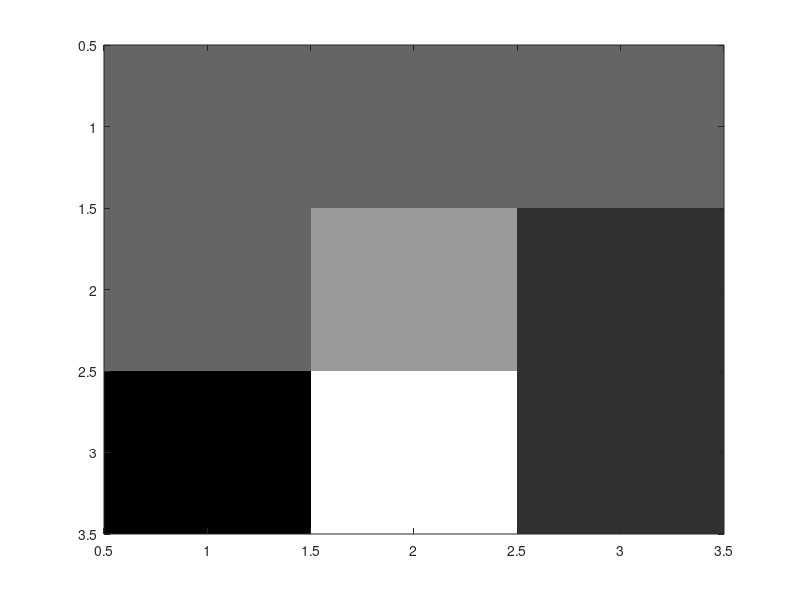

Recreate this plot in MATLAB.
%Confusion Matrix Removing Test Subject

load('ps7.mat')

%Feature Scaling (Central Moments)

dataSize = size(CM_dataA1,1);

meanNorm = bsxfun(@minus, CM_dataA1, mean(CM_dataA1)); 
DataCM(:,:,1)= bsxfun(@rdivide, meanNorm, range(CM_dataA1));

meanNorm = bsxfun(@minus, CM_dataA2, mean(CM_dataA2)); 
DataCM(:,:,2)= bsxfun(@rdivide, meanNorm, range(CM_dataA2));

meanNorm = bsxfun(@minus, CM_dataA3, mean(CM_dataA3)); 
DataCM(:,:,3)= bsxfun(@rdivide, meanNorm, range(CM_dataA3));

%Remove Test Subect 1 from all the three actions

D1= DataCM(4:dataSize,:,1);
D2= DataCM(4:dataSize,:,2);
D3= DataCM(4:dataSize,:,3);

crossValidation(:,:,1) = D1;
crossValidation(:,:,2) = D2;
crossValidation(:,:,3) = D3;
dataSize = size(crossValidation,1);

P1(1,:) = mean(DataCM(1:3,:,1));
P1(2,:) = mean(DataCM(1:3,:,2));
P1(3,:) = mean(DataCM(1:3,:,3));

%Confusion Matrix for test subject 1 using scaled central moments(P1)

for i = 1:3
    for j = 1:3
        dif = bsxfun(@minus, crossValidation(:,:,i), P1(j,:));
        EucDist(:,j) = sqrt(sum(dif.^2,2));
    end
        [M,I] = min(EucDist,[],2);
        crossCMatrix_CM(i,1) = numel(I(I == 1))/dataSize; 
        crossCMatrix_CM(i,2) = numel(I(I == 2))/dataSize;
        crossCMatrix_CM(i,3) = numel(I(I == 3))/dataSize;
end

imagesc(crossCMatrix_CM); colormap('Gray');
%saveas(gcf,'output/CM_ConfMatrix.jpg');